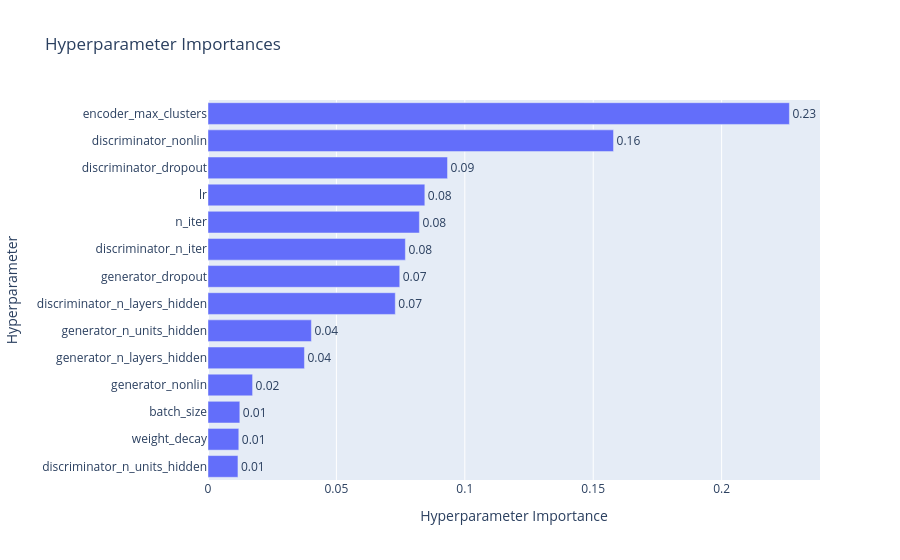

Notebook code for this chart:
### Code cell
plot_param_importances(study)

### Figure 1 — Plotly figure (JSON) as saved in the notebook; plotly's stock layout.template omitted (floating-point values rounded to 4 significant figures)
{"data": [{"cliponaxis": false, "hovertemplate": ["discriminator_n_units_hidden (IntDistribution): 0.01166072706496918<extra></extra>", "weight_decay (CategoricalDistribution): 0.011993730185731253<extra></extra>", "batch_size (CategoricalDistribution): 0.01239192734356695<extra></extra>", "generator_nonlin (CategoricalDistribution): 0.017361483192226617<extra></extra>", "generator_n_layers_hidden (IntDistribution): 0.03755823582584428<extra></extra>", "generator_n_units_hidden (IntDistribution): 0.0402609711301391<extra></extra>", "discriminator_n_layers_hidden (IntDistribution): 0.07293084267829007<extra></extra>", "generator_dropout (FloatDistribution): 0.07466422257438676<extra></extra>", "discriminator_n_iter (IntDistribution): 0.07685715050417571<extra></extra>", "n_iter (IntDistribution): 0.08231465149235055<extra></extra>", "lr (CategoricalDistribution): 0.08443747596364884<extra></extra>", "discriminator_dropout (FloatDistribution): 0.0932659721126587<extra></extra>", "discriminator_nonlin (CategoricalDistribution): 0.15790905414341885<extra></extra>", "encoder_max_clusters (IntDistribution): 0.22639355578859321<extra></extra>"], "name": "Objective Value", "orientation": "h", "text": ["0.01", "0.01", "0.01", "0.02", "0.04", "0.04", "0.07", "0.07", "0.08", "0.08", "0.08", "0.09", "0.16", "0.23"], "textposition": "outside", "type": "bar", "x": [0.01166, 0.01199, 0.01239, 0.01736, 0.03756, 0.04026, 0.07293, 0.07466, 0.07686, 0.08231, 0.08444, 0.09327, 0.1579, 0.2264], "y": ["discriminator_n_units_hidden", "weight_decay", "batch_size", "generator_nonlin", "generator_n_layers_hidden", "generator_n_units_hidden", "discriminator_n_layers_hidden", "generator_dropout", "discriminator_n_iter", "n_iter", "lr", "discriminator_dropout", "discriminator_nonlin", "encoder_max_clusters"]}], "layout": {"title": {"text": "Hyperparameter Importances"}, "xaxis": {"title": {"text": "Hyperparameter Importance"}}, "yaxis": {"title": {"text": "Hyperparameter"}}}}
